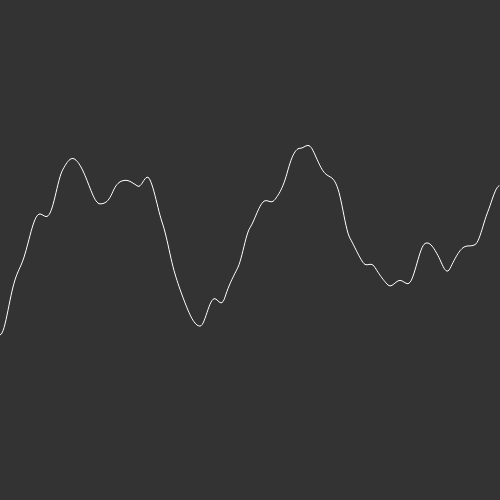
Frame 1 (no input)
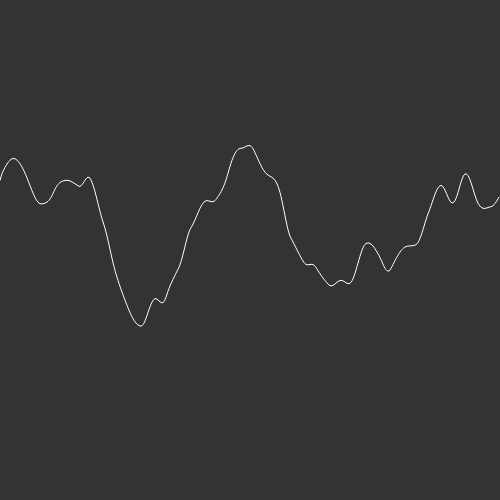
Frame 60 (no input)
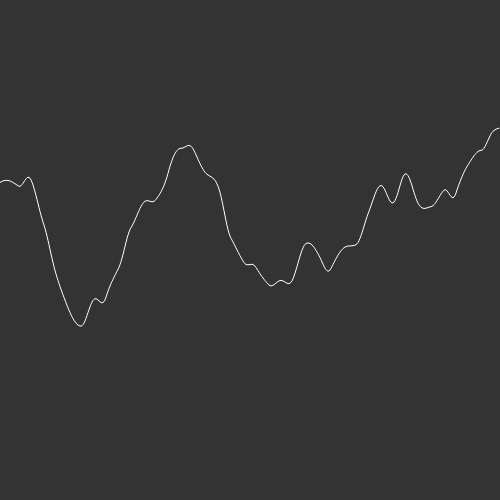
Frame 120 (the mouse pressed at the canvas centre since frame 60)

The p5.js sketch that drew these frames (run headless with seeded random() and noise() and a simulated clock; from frame 60 on, the mouse is pressed at the canvas centre):

// p5.js sketch
// ── sketch.js
var incr = 0.01;
var start = 0;

function setup() {
    createCanvas(500, 500);
}
  
function draw() {
    background(51)
    stroke(255)
    noFill();
    beginShape();
    var xoff = start;
    for (var x = 0; x < width; x++) {
        stroke(255);
        var y = noise(xoff) * height;
        vertex(x, y);

        xoff += incr;
    }

   endShape()

   start += incr;
}
